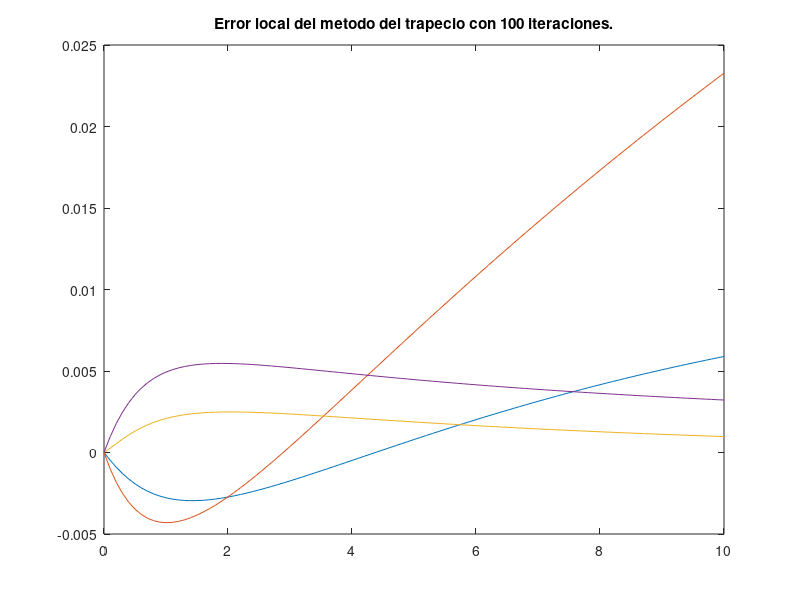

Recreate this plot in MATLAB.
a = 0;
b = 10;
x0 = [1;0.5;0.5;0.5];
n = 100;
h = ( b - a ) / n;
t = a;
x = x0;
T = t;

function sis=ec_dif(Xs,l)
 us = Xs(1);
 vs = Xs(2);
 ps = Xs(3);
 qs = Xs(4);

 sis(1) = ps;
 sis(2) = qs;
 sis(3) = ((-2*vs*ps*qs)/(1+vs^2+us^2));
 sis(4) = ((-2*us*ps*qs)/(1+vs^2+us^2));

endfunction;

l = (0:h:10);

Xs = lsode("ec_dif",x0,l)

%divisor

z=x;
Xt=x;
Ut = x0(1);
Vt = x0(2);
Pt = x0(3);
Qt = x0(4);
for i=1:n
ua = z(1);
va = z(2);
pa = z(3);
qa = z(4);
     u=ua+h*pa
     v=va+h*qa
     p=pa+h*(-2*va*pa*qa)/(1+ua^2+va^2)
     q=qa+h*(-2*ua*pa*qa)/(1+ua^2+va^2)
     x(1)=u
     x(2)=v
     x(3)=p
     x(4)=q
     for j=1:10
     J=[1,0,-(h/2),0;0,1,0,-(h/2);-(h*v*p*q*(-2*u))/((1+u^2+v^2)^2),-(h*p*q*(-1+v^2-u^2))/((1+u^2+v^2)^2),1+((h*v*q)/(1+u^2+v^2)),(h*v*p)/(1+u^2+v^2);-(h*p*q*(-1+u^2-v^2))/((1+u^2+v^2)^2),-(h*u*p*q*(2*v))/((1+u^2+v^2)^2),(h*u*q)/(1+u^2+v^2),1+((h*u*p)/(1+u^2+v^2))]
     B=(-1)*[u-(h/2)*p-ua-(h/2)*pa;v-(h/2)*q-va-(h/2)*qa;p+(h/2)*(2*h*v*p*q)/(1+u^2+v^2)-pa+(h/2)*(2*h*va*pa*qa)/(1+ua^2+va^2);q+(h/2)*(2*h*u*p*q)/(1+u^2+v^2)-qa+(h/2)*(2*h*ua*pa*qa)/(1+ua^2+va^2)]
     s = J\B
     x=x+s'
     u = x(1);
     v = x(2);
     p = x(3);
     q = x(4);
     endfor
z=x    
t = t + h;
T = [ T, t ];
Ut = [ Ut, u ];
Vt = [ Vt, v ];
Pt = [ Pt, p ];
Qt = [ Qt, q ];
endfor
Xt=[Ut' Vt' Pt' Qt']

E=Xs-Xt
plot(T,E)
title('Error local del metodo del trapecio con 100 iteraciones.')
text(2,-0.012,'Error de u en azul, v en verde, p en celeste y q en rojo.')